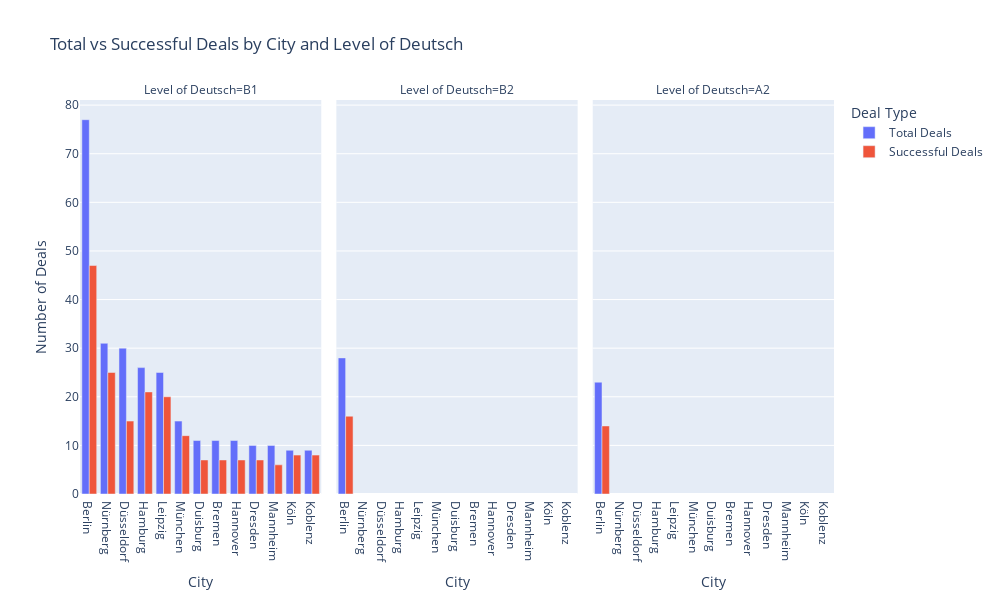
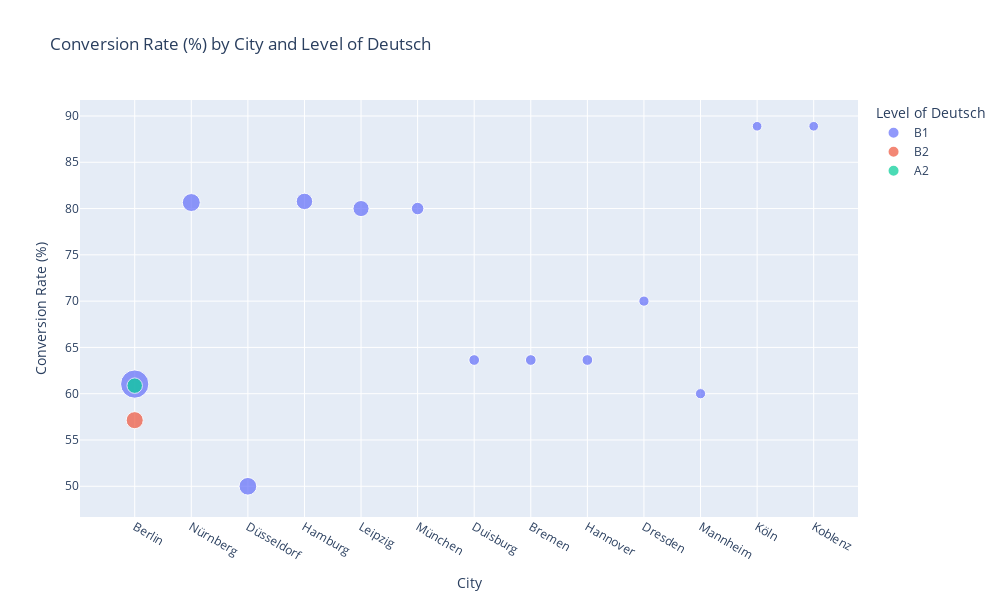

The notebook cell saved with these charts, in order:
### Code cell
# For better readability, let's focus on the top 15 city-language groups by Total Deals
top_city_language = city_language_performance_sorted.head(15)

# Grouped Bar Chart: Total Deals and Successful Deals by City and Level of Deutsch
fig_bar = px.bar(
    top_city_language.melt(id_vars=['City', 'Level of Deutsch'], 
                           value_vars=['Total Deals', 'Successful Deals'], 
                           var_name='Deal Type', 
                           value_name='Count'),
    x='City',
    y='Count',
    color='Deal Type',
    barmode='group',
    facet_col='Level of Deutsch',
    title='Total vs Successful Deals by City and Level of Deutsch',
    labels={'Count': 'Number of Deals', 'City': 'City'}
)

fig_bar.update_layout(height=600, width=1000)
fig_bar.show()


# Scatter Plot: Conversion Rate by City and Level of Deutsch
fig_scatter = px.scatter(
    top_city_language,
    x='City',
    y='Conversion Rate',
    size='Total Deals',
    color='Level of Deutsch',
    hover_data=['Total Deals', 'Successful Deals'],
    title='Conversion Rate (%) by City and Level of Deutsch',
    labels={'Conversion Rate': 'Conversion Rate (%)', 'City': 'City'}
)

fig_scatter.update_layout(height=600, width=1000)
fig_scatter.show()

### Figure 1 — Plotly figure (JSON) as saved in the notebook; plotly's stock layout.template omitted (floating-point values rounded to 4 significant figures)
{"data": [{"alignmentgroup": "True", "hovertemplate": "Deal Type=Total Deals<br>Level of Deutsch=B1<br>City=%{x}<br>Number of Deals=%{y}<extra></extra>", "legendgroup": "Total Deals", "marker": {"color": "#636efa", "pattern": {"shape": ""}}, "name": "Total Deals", "offsetgroup": "Total Deals", "orientation": "v", "showlegend": true, "textposition": "auto", "type": "bar", "x": ["Berlin", "Nürnberg", "Düsseldorf", "Hamburg", "Leipzig", "München", "Duisburg", "Bremen", "Hannover", "Dresden", "Mannheim", "Köln", "Koblenz"], "xaxis": "x", "y": [77.0, 31.0, 30.0, 26.0, 25.0, 15.0, 11.0, 11.0, 11.0, 10.0, 10.0, 9.0, 9.0], "yaxis": "y"}, {"alignmentgroup": "True", "hovertemplate": "Deal Type=Total Deals<br>Level of Deutsch=B2<br>City=%{x}<br>Number of Deals=%{y}<extra></extra>", "legendgroup": "Total Deals", "marker": {"color": "#636efa", "pattern": {"shape": ""}}, "name": "Total Deals", "offsetgroup": "Total Deals", "orientation": "v", "showlegend": false, "textposition": "auto", "type": "bar", "x": ["Berlin"], "xaxis": "x2", "y": [28.0], "yaxis": "y2"}, {"alignmentgroup": "True", "hovertemplate": "Deal Type=Total Deals<br>Level of Deutsch=A2<br>City=%{x}<br>Number of Deals=%{y}<extra></extra>", "legendgroup": "Total Deals", "marker": {"color": "#636efa", "pattern": {"shape": ""}}, "name": "Total Deals", "offsetgroup": "Total Deals", "orientation": "v", "showlegend": false, "textposition": "auto", "type": "bar", "x": ["Berlin"], "xaxis": "x3", "y": [23.0], "yaxis": "y3"}, {"alignmentgroup": "True", "hovertemplate": "Deal Type=Successful Deals<br>Level of Deutsch=B1<br>City=%{x}<br>Number of Deals=%{y}<extra></extra>", "legendgroup": "Successful Deals", "marker": {"color": "#EF553B", "pattern": {"shape": ""}}, "name": "Successful Deals", "offsetgroup": "Successful Deals", "orientation": "v", "showlegend": true, "textposition": "auto", "type": "bar", "x": ["Berlin", "Nürnberg", "Düsseldorf", "Hamburg", "Leipzig", "München", "Duisburg", "Bremen", "Hannover", "Dresden", "Mannheim", "Köln", "Koblenz"], "xaxis": "x", "y": [47.0, 25.0, 15.0, 21.0, 20.0, 12.0, 7.0, 7.0, 7.0, 7.0, 6.0, 8.0, 8.0], "yaxis": "y"}, {"alignmentgroup": "True", "hovertemplate": "Deal Type=Successful Deals<br>Level of Deutsch=B2<br>City=%{x}<br>Number of Deals=%{y}<extra></extra>", "legendgroup": "Successful Deals", "marker": {"color": "#EF553B", "pattern": {"shape": ""}}, "name": "Successful Deals", "offsetgroup": "Successful Deals", "orientation": "v", "showlegend": false, "textposition": "auto", "type": "bar", "x": ["Berlin"], "xaxis": "x2", "y": [16.0], "yaxis": "y2"}, {"alignmentgroup": "True", "hovertemplate": "Deal Type=Successful Deals<br>Level of Deutsch=A2<br>City=%{x}<br>Number of Deals=%{y}<extra></extra>", "legendgroup": "Successful Deals", "marker": {"color": "#EF553B", "pattern": {"shape": ""}}, "name": "Successful Deals", "offsetgroup": "Successful Deals", "orientation": "v", "showlegend": false, "textposition": "auto", "type": "bar", "x": ["Berlin"], "xaxis": "x3", "y": [14.0], "yaxis": "y3"}], "layout": {"annotations": [{"font": {}, "showarrow": false, "text": "Level of Deutsch=B1", "x": 0.16, "xanchor": "center", "xref": "paper", "y": 1, "yanchor": "bottom", "yref": "paper"}, {"font": {}, "showarrow": false, "text": "Level of Deutsch=B2", "x": 0.5, "xanchor": "center", "xref": "paper", "y": 1, "yanchor": "bottom", "yref": "paper"}, {"font": {}, "showarrow": false, "text": "Level of Deutsch=A2", "x": 0.84, "xanchor": "center", "xref": "paper", "y": 1, "yanchor": "bottom", "yref": "paper"}], "barmode": "group", "height": 600, "legend": {"title": {"text": "Deal Type"}, "tracegroupgap": 0}, "title": {"text": "Total vs Successful Deals by City and Level of Deutsch"}, "width": 1000, "xaxis": {"anchor": "y", "domain": [0, 0.32], "title": {"text": "City"}}, "xaxis2": {"anchor": "y2", "domain": [0.34, 0.66], "matches": "x", "title": {"text": "City"}}, "xaxis3": {"anchor": "y3", "domain": [0.68, 1.0], "matches": "x", "title": {"text": "City"}}, "yaxis": {"anchor": "x", "domain": [0, 1], "title": {"text": "Number of Deals"}}, "yaxis2": {"anchor": "x2", "domain": [0, 1], "matches": "y", "showticklabels": false}, "yaxis3": {"anchor": "x3", "domain": [0, 1], "matches": "y", "showticklabels": false}}}

### Figure 2 — Plotly figure (JSON) as saved in the notebook; plotly's stock layout.template omitted (floating-point values rounded to 4 significant figures)
{"data": [{"customdata": [[77.0, 47.0], [31.0, 25.0], [30.0, 15.0], [26.0, 21.0], [25.0, 20.0], [15.0, 12.0], [11.0, 7.0], [11.0, 7.0], [11.0, 7.0], [10.0, 7.0], [10.0, 6.0], [9.0, 8.0], [9.0, 8.0]], "hovertemplate": "Level of Deutsch=B1<br>City=%{x}<br>Conversion Rate (%)=%{y}<br>Total Deals=%{customdata[0]}<br>Successful Deals=%{customdata[1]}<extra></extra>", "legendgroup": "B1", "marker": {"color": "#636efa", "size": [77, 31, 30, 26, 25, 15, 11, 11, 11, 10, 10, 9, 9], "sizemode": "area", "sizeref": 0.1925, "symbol": "circle"}, "mode": "markers", "name": "B1", "orientation": "v", "showlegend": true, "type": "scatter", "x": ["Berlin", "Nürnberg", "Düsseldorf", "Hamburg", "Leipzig", "München", "Duisburg", "Bremen", "Hannover", "Dresden", "Mannheim", "Köln", "Koblenz"], "xaxis": "x", "y": [61.04, 80.65, 50.0, 80.77, 80.0, 80.0, 63.64, 63.64, 63.64, 70.0, 60.0, 88.89, 88.89], "yaxis": "y"}, {"customdata": [[28.0, 16.0]], "hovertemplate": "Level of Deutsch=B2<br>City=%{x}<br>Conversion Rate (%)=%{y}<br>Total Deals=%{customdata[0]}<br>Successful Deals=%{customdata[1]}<extra></extra>", "legendgroup": "B2", "marker": {"color": "#EF553B", "size": [28], "sizemode": "area", "sizeref": 0.1925, "symbol": "circle"}, "mode": "markers", "name": "B2", "orientation": "v", "showlegend": true, "type": "scatter", "x": ["Berlin"], "xaxis": "x", "y": [57.14], "yaxis": "y"}, {"customdata": [[23.0, 14.0]], "hovertemplate": "Level of Deutsch=A2<br>City=%{x}<br>Conversion Rate (%)=%{y}<br>Total Deals=%{customdata[0]}<br>Successful Deals=%{customdata[1]}<extra></extra>", "legendgroup": "A2", "marker": {"color": "#00cc96", "size": [23], "sizemode": "area", "sizeref": 0.1925, "symbol": "circle"}, "mode": "markers", "name": "A2", "orientation": "v", "showlegend": true, "type": "scatter", "x": ["Berlin"], "xaxis": "x", "y": [60.87], "yaxis": "y"}], "layout": {"height": 600, "legend": {"itemsizing": "constant", "title": {"text": "Level of Deutsch"}, "tracegroupgap": 0}, "title": {"text": "Conversion Rate (%) by City and Level of Deutsch"}, "width": 1000, "xaxis": {"anchor": "y", "domain": [0, 1], "title": {"text": "City"}}, "yaxis": {"anchor": "x", "domain": [0, 1], "title": {"text": "Conversion Rate (%)"}}}}
